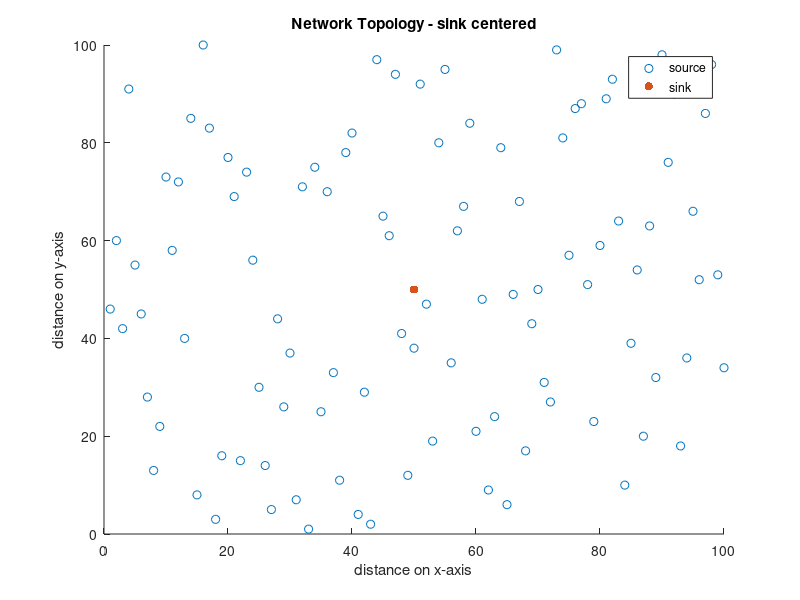

Here is the MATLAB script that generated this plot: (Note: this script raises an error after producing the figure.)
clear; clc; close all;
rng(24); %set the random seed!

%% WSN Parameters
N = 100; %The number of sensors
area_width = 100;  area_height = 100;
eta_short = 10;     %nJ/bit/m2;
eta_long = 0.0013;  %nJ/bit/m4;
d0 = sqrt(eta_short/eta_long); 
E_initial = 2e9; % in nJ (the starting energy)
E_elec = 50; E_agg = 50;
k = 625*8; %number_of_bits per cycle
R = 30;  %threshold for one-hop/dual-hop transmission

func_tx_energy = @(E,eta,exp,d) max(0, E - (k*(E_elec + E_agg) + k*eta*d^exp));
func_rx_energy = @(E, n) max(0, E - (n*k*E_elec));

%% Generating the location of sensors
locs = cat(1, randperm(area_width), randperm(area_height))';
% assert no node existance @ the network center
for i=1:size(locs,2)
    if locs(i,:) == [50 50]
        locs(i,:) = locs(i,:) + randi([1,20], 1 , 2);
    end
end
% Add the sink node @ the network center
f1 = figure('Name', 'Network Topology - - sink centered');
scatter(locs(:,1),locs(:,2));
hold on
scatter(50,50,'filled');
locs = cat(1, locs, [50, 50]);
legend('source', 'sink');
title('Network Topology - sink centered');
xlabel('distance on x-axis');
ylabel('distance on y-axis');
% saveas(f1, [pwd '/Figures/network_topology_Sink_Centered']);
%% Calculate the distances
dists = sqrt(sum((locs-[50 50]).^2,2));
%% Initiate the energy
energy = E_initial*ones(1,N+1);
%% GO on cycles!
active_nodes =(N);
t = 1; %initial time, step
while 1
t = t+1; % time step
energy = cat(1, energy, E_initial*ones(1,N+1));
% Calculate the dissipated & remaining energy
for i=1:N
    dist = dists(i);
    if dist > R
        [sending_index, dist_to_node] = intermediate_selection(i, locs(1:end-1, :), dists(1:end-1));
        % Transmission between node and intermediate
        if dist_to_node <= d0 
            energy(t,i) = func_tx_energy(energy(t-1,i), eta_short, 2, dist_to_node);
        else
            energy(t,i) = func_tx_energy(energy(t-1,i), eta_long, 4, dist_to_node);
        end
        energy(t,sending_index) = func_rx_energy(energy(t-1,sending_index), 1);
        % Transmission between intermediate and sink
        dist = dists(sending_index);
        if dist <= d0 
            energy(t,sending_index) = func_tx_energy(energy(t,sending_index), eta_short, 2, dist);
        else
            energy(t,sending_index) = func_tx_energy(energy(t,sending_index), eta_long, 4, dist);
        end  
    % Otherwise, THE NORMAL CASE
    elseif dist <= d0
        energy(t,i) = func_tx_energy(energy(t-1,i), eta_short, 2, dist);
    else
        energy(t,i) = func_tx_energy(energy(t-1,i), eta_long, 4, dist);
    end
end
energy(t,N+1) = func_rx_energy(energy(t-1,N+1), active_nodes(end));
    % Get the no. of active nodes
tx_threshold = k*(E_elec+E_agg) + k*eta_short*1^2;
active_nodes = cat(2, active_nodes, sum(energy(t,1:N) >= tx_threshold));

rx_threshold = k*E_elec;
if active_nodes(end) == 0 || energy(t,N+1) < rx_threshold
    break;
end
end

% remove the first element in the active_nodes vector (intialization)
active_nodes = active_nodes(2:end);
f2 = figure('Name', 'Curve of Active Nodes');
plot(linspace(1,length(active_nodes),length(active_nodes)), active_nodes);
grid on
xlabel('no. of cycle');
ylabel('no. of active nodes -sink centered');
title('The number of active nodes at each cycle');

%% Find the lifetime T1
T1 = find(active_nodes < N, 1);

f3= figure('Name', 'Curve of Active Nodes with 1st lifetime');
plot(linspace(1,length(active_nodes),length(active_nodes)), active_nodes);
grid on
hold on
plot(T1, active_nodes(T1),'r*');

xlabel('no. of cycle');
ylabel('no. of active nodes');
legend('no. active nodes','T1');
title('The number of active nodes at each cycle');
%saveas(f3, [pwd '/Figures/curve of active nodes with 1st lifetimes']);

%% Plotting the remaining energies at T1 cycles
energy_T1 = energy(T1+1, :);
f4 = figure('Name','Remaining energies of the N nodes after T1 cycles');
stem(linspace(1,N,N),energy_T1(1:end-1),"filled")
hold on
stem(N+1,energy_T1(end),"filled",'LineWidth',1,'Color','r')
hold off
grid on
xlabel('Node Index');
ylabel('Energy (nJ)');
title('Remaining energies of the N nodes after T1 cycles - sink centered')
%saveas(f4, [pwd '/Figures/Remaining energies of the N nodes after T1 cycles'])

%% Relation between R and T1
% We're going to repeat the previous procedure with a range of R values
% Rmax = 50*sqrt(2) since that the area is a square 100*100
Rmax = 50*sqrt(2);
Rs = 10:10:Rmax;
T1s = [];  % a vector to save T1 values
for R = Rs
    % (1) Energy Initiation
energy = E_initial*ones(1,N+1);

    % (2) Go on Tx & Rx cycles
active_nodes =(N);
t = 1; %initial time, step
while 1
t = t+1; % time step
energy = cat(1, energy, E_initial*ones(1,N+1));
% Calculate the dissipated & remaining energy
for i=1:N
    dist = dists(i);
    if dist > R
        [sending_index, dist_to_node] = intermediate_selection(i, locs(1:end-1, :), dists(1:end-1));
        % Transmission between node and intermediate
        if dist_to_node <= d0 
            energy(t,i) = func_tx_energy(energy(t-1,i), eta_short, 2, dist_to_node);
        else
            energy(t,i) = func_tx_energy(energy(t-1,i), eta_long, 4, dist_to_node);
        end
        energy(t,sending_index) = func_rx_energy(energy(t-1,sending_index), 1);
        % Transmission between intermediate and sink
        dist = dists(sending_index);
        if dist <= d0 
            energy(t,sending_index) = func_tx_energy(energy(t,sending_index), eta_short, 2, dist);
        else
            energy(t,sending_index) = func_tx_energy(energy(t,sending_index), eta_long, 4, dist);
        end  
    % Otherwise, THE NORMAL CASE
    elseif dist <= d0
        energy(t,i) = func_tx_energy(energy(t-1,i), eta_short, 2, dist);
    else
        energy(t,i) = func_tx_energy(energy(t-1,i), eta_long, 4, dist);
    end
end
energy(t,N+1) = func_rx_energy(energy(t-1,N+1), active_nodes(end));
    % Get the no. of active nodes
tx_threshold = k*(E_elec+E_agg) + k*eta_short*1^2;
active_nodes = cat(2, active_nodes, sum(energy(t,1:N) >= tx_threshold));

rx_threshold = k*E_elec;
if active_nodes(end) == 0 || energy(t,N+1) < rx_threshold
    break;
end
end

    % (3) Get T1 for R
    T1 = find(active_nodes < N, 1);
    T1s = cat(2, T1s, T1);
end

%% ====== For part E, move the sink location ====
%% Generating the location of sensors
locs = cat(1, randperm(area_width), randperm(area_height))';
sink = [50, 50+175];
% Add the sink node @ the network center + [0, 175]
f1 = figure('Name', 'Network Topology - sink deviated');
scatter(locs(:,1),locs(:,2));
hold on
scatter(sink(1),sink(2),'filled');
locs = cat(1, locs, sink);
legend('source', 'sink');
title('Network Topology - sink deviated');
xlabel('distance on x-axis');
ylabel('distance on y-axis');
% saveas(f1, [pwd '/Figures/network_topology_Sink_Deviated']);
%% Calculate the distances
dists = sqrt(sum((locs-sink).^2,2));
%% Initiate the energy
energy = E_initial*ones(1,N+1);
%% GO on cycles!
active_nodes =(N);
t = 1; %initial time, step
while 1
t = t+1; % time step
energy = cat(1, energy, E_initial*ones(1,N+1));
% Calculate the dissipated & remaining energy
for i=1:N
    dist = dists(i);
    if dist > R
        [sending_index, dist_to_node] = intermediate_selection(i, locs(1:end-1, :), dists(1:end-1));
        % Transmission between node and intermediate
        if dist_to_node <= d0 
            energy(t,i) = func_tx_energy(energy(t-1,i), eta_short, 2, dist_to_node);
        else
            energy(t,i) = func_tx_energy(energy(t-1,i), eta_long, 4, dist_to_node);
        end
        energy(t,sending_index) = func_rx_energy(energy(t-1,sending_index), 1);
        % Transmission between intermediate and sink
        dist = dists(sending_index);
        if dist <= d0 
            energy(t,sending_index) = func_tx_energy(energy(t,sending_index), eta_short, 2, dist);
        else
            energy(t,sending_index) = func_tx_energy(energy(t,sending_index), eta_long, 4, dist);
        end  
    % Otherwise, THE NORMAL CASE
    elseif dist <= d0
        energy(t,i) = func_tx_energy(energy(t-1,i), eta_short, 2, dist);
    else
        energy(t,i) = func_tx_energy(energy(t-1,i), eta_long, 4, dist);
    end
end
energy(t,N+1) = func_rx_energy(energy(t-1,N+1), active_nodes(end));
    % Get the no. of active nodes
tx_threshold = k*(E_elec+E_agg) + k*eta_short*1^2;
active_nodes = cat(2, active_nodes, sum(energy(t,1:N) >= tx_threshold));

rx_threshold = k*E_elec;
if active_nodes(end) == 0 || energy(t,N+1) < rx_threshold
    break;
end
end

% remove the first element in the active_nodes vector (intialization)
active_nodes = active_nodes(2:end);
f2 = figure('Name', 'Curve of Active Nodes');
plot(linspace(1,length(active_nodes),length(active_nodes)), active_nodes);
grid on
xlabel('no. of cycle');
ylabel('no. of active nodes - sink deviated');
title('The number of active nodes at each cycle');
%% Find the lifetime T1
T1 = find(active_nodes < N, 1);

f3= figure('Name', 'Curve of Active Nodes with 1st lifetime');
plot(linspace(1,length(active_nodes),length(active_nodes)), active_nodes);
grid on
hold on
plot(T1, active_nodes(T1),'r*');

xlabel('no. of cycle');
ylabel('no. of active nodes');
legend('no. active nodes','T1');
title('The number of active nodes at each cycle - sink deviated');
%saveas(f3, [pwd '/Figures/curve of active nodes with 1st lifetimes_Sink Deviated']);
%% Plotting the remaining energies at T1 cycles
energy_T1 = energy(T1+1, :);
f4 = figure('Name','Remaining energies of the N nodes after T1 cycles');
stem(linspace(1,N,N),energy_T1(1:end-1),"filled")
hold on
stem(N+1,energy_T1(end),"filled",'LineWidth',1,'Color','r')
hold off
grid on
xlabel('Node Index');
ylabel('Energy (nJ)');
title('Remaining energies of the N nodes after T1 cycles - sink deviated')
%saveas(f4, [pwd '/Figures/Remaining energies of the N nodes after T1 cycles_Sink Deviated'])

%% Relation between R and T1
% We're going to repeat the previous procedure with a range of R values
% Rmax = sqrt(225^2 + 50^2) from the trig properties. 
Rmax = sqrt(225^2 + 50^2);
Rs = 10:10:Rmax;
T1s = [];  % a vector to save T1 values
for R = Rs
    % (1) Energy Initiation
energy = E_initial*ones(1,N+1);

    % (2) Go on Tx & Rx cycles
active_nodes =(N);
t = 1; %initial time, step
while 1
t = t+1; % time step
energy = cat(1, energy, E_initial*ones(1,N+1));
% Calculate the dissipated & remaining energy
for i=1:N
    dist = dists(i);
    if dist > R
        [sending_index, dist_to_node] = intermediate_selection(i, locs(1:end-1, :), dists(1:end-1));
        % Transmission between node and intermediate
        if dist_to_node <= d0 
            energy(t,i) = func_tx_energy(energy(t-1,i), eta_short, 2, dist_to_node);
        else
            energy(t,i) = func_tx_energy(energy(t-1,i), eta_long, 4, dist_to_node);
        end
        energy(t,sending_index) = func_rx_energy(energy(t-1,sending_index), 1);
        % Transmission between intermediate and sink
        dist = dists(sending_index);
        if dist <= d0 
            energy(t,sending_index) = func_tx_energy(energy(t,sending_index), eta_short, 2, dist);
        else
            energy(t,sending_index) = func_tx_energy(energy(t,sending_index), eta_long, 4, dist);
        end  
    % Otherwise, THE NORMAL CASE
    elseif dist <= d0
        energy(t,i) = func_tx_energy(energy(t-1,i), eta_short, 2, dist);
    else
        energy(t,i) = func_tx_energy(energy(t-1,i), eta_long, 4, dist);
    end
end
energy(t,N+1) = func_rx_energy(energy(t-1,N+1), active_nodes(end));
    % Get the no. of active nodes
tx_threshold = k*(E_elec+E_agg) + k*eta_short*1^2;
active_nodes = cat(2, active_nodes, sum(energy(t,1:N) >= tx_threshold));

rx_threshold = k*E_elec;
if active_nodes(end) == 0 || energy(t,N+1) < rx_threshold
    break;
end
end

    % (3) Get T1 for R
    T1 = find(active_nodes < N, 1);
    T1s = cat(2, T1s, T1);
end